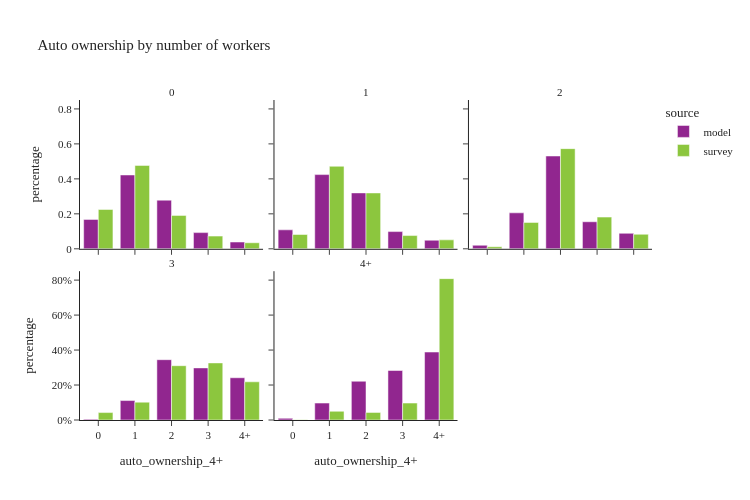

Notebook cell for this chart:
### Code cell
util.plot_share_facetbar(hh_data, 'hh_weight', share_col="auto_ownership_4+", title="Auto ownership by number of workers", 
                            facet_col="num_workers_4+", facet_col_wrap=3, height=500, orientation='v')

### Figure 1 — Plotly figure (JSON) as saved in the notebook; plotly's stock layout.template omitted (floating-point values rounded to 4 significant figures)
{"data": [{"alignmentgroup": "True", "customdata": [[62830], [157636], [103858], [34564], [14467]], "hovertemplate": "source=model<br>num_workers_4+=0<br>auto_ownership_4+=%{x}<br>percentage=%{y}<br>sample_size=%{customdata[0]}<extra></extra>", "legendgroup": "model", "marker": {"color": "#91268F", "pattern": {"shape": ""}}, "name": "model", "offsetgroup": "model", "orientation": "v", "showlegend": true, "textposition": "auto", "type": "bar", "x": ["0", "1", "2", "3", "4+"], "xaxis": "x4", "y": [0.1683, 0.4222, 0.2782, 0.09258, 0.03875], "yaxis": "y4"}, {"alignmentgroup": "True", "customdata": [[73506], [287629], [216718], [66758], [33208]], "hovertemplate": "source=model<br>num_workers_4+=1<br>auto_ownership_4+=%{x}<br>percentage=%{y}<br>sample_size=%{customdata[0]}<extra></extra>", "legendgroup": "model", "marker": {"color": "#91268F", "pattern": {"shape": ""}}, "name": "model", "offsetgroup": "model", "orientation": "v", "showlegend": false, "textposition": "auto", "type": "bar", "x": ["0", "1", "2", "3", "4+"], "xaxis": "x5", "y": [0.1084, 0.4243, 0.3197, 0.09849, 0.04899], "yaxis": "y5"}, {"alignmentgroup": "True", "customdata": [[11341], [114733], [296059], [86279], [49452]], "hovertemplate": "source=model<br>num_workers_4+=2<br>auto_ownership_4+=%{x}<br>percentage=%{y}<br>sample_size=%{customdata[0]}<extra></extra>", "legendgroup": "model", "marker": {"color": "#91268F", "pattern": {"shape": ""}}, "name": "model", "offsetgroup": "model", "orientation": "v", "showlegend": false, "textposition": "auto", "type": "bar", "x": ["0", "1", "2", "3", "4+"], "xaxis": "x6", "y": [0.02033, 0.2057, 0.5307, 0.1547, 0.08865], "yaxis": "y6"}, {"alignmentgroup": "True", "customdata": [[262], [6989], [21675], [18724], [15182]], "hovertemplate": "source=model<br>num_workers_4+=3<br>auto_ownership_4+=%{x}<br>percentage=%{y}<br>sample_size=%{customdata[0]}<extra></extra>", "legendgroup": "model", "marker": {"color": "#91268F", "pattern": {"shape": ""}}, "name": "model", "offsetgroup": "model", "orientation": "v", "showlegend": false, "textposition": "auto", "type": "bar", "x": ["0", "1", "2", "3", "4+"], "xaxis": "x", "y": [0.00417, 0.1112, 0.345, 0.298, 0.2416], "yaxis": "y"}, {"alignmentgroup": "True", "customdata": [[624], [6209], [14213], [18149], [24923]], "hovertemplate": "source=model<br>num_workers_4+=4+<br>auto_ownership_4+=%{x}<br>percentage=%{y}<br>sample_size=%{customdata[0]}<extra></extra>", "legendgroup": "model", "marker": {"color": "#91268F", "pattern": {"shape": ""}}, "name": "model", "offsetgroup": "model", "orientation": "v", "showlegend": false, "textposition": "auto", "type": "bar", "x": ["0", "1", "2", "3", "4+"], "xaxis": "x2", "y": [0.009732, 0.09684, 0.2217, 0.2831, 0.3887], "yaxis": "y2"}, {"alignmentgroup": "True", "customdata": [[236], [422], [243], [77], [27]], "hovertemplate": "source=survey<br>num_workers_4+=0<br>auto_ownership_4+=%{x}<br>percentage=%{y}<br>sample_size=%{customdata[0]}<extra></extra>", "legendgroup": "survey", "marker": {"color": "#8CC63E", "pattern": {"shape": ""}}, "name": "survey", "offsetgroup": "survey", "orientation": "v", "showlegend": true, "textposition": "auto", "type": "bar", "x": ["0", "1", "2", "3", "4+"], "xaxis": "x4", "y": [0.2249, 0.4769, 0.1911, 0.07261, 0.03453], "yaxis": "y4"}, {"alignmentgroup": "True", "customdata": [[333], [878], [315], [67], [34]], "hovertemplate": "source=survey<br>num_workers_4+=1<br>auto_ownership_4+=%{x}<br>percentage=%{y}<br>sample_size=%{customdata[0]}<extra></extra>", "legendgroup": "survey", "marker": {"color": "#8CC63E", "pattern": {"shape": ""}}, "name": "survey", "offsetgroup": "survey", "orientation": "v", "showlegend": false, "textposition": "auto", "type": "bar", "x": ["0", "1", "2", "3", "4+"], "xaxis": "x5", "y": [0.08182, 0.472, 0.3194, 0.07574, 0.05106], "yaxis": "y5"}, {"alignmentgroup": "True", "customdata": [[63], [371], [519], [105], [40]], "hovertemplate": "source=survey<br>num_workers_4+=2<br>auto_ownership_4+=%{x}<br>percentage=%{y}<br>sample_size=%{customdata[0]}<extra></extra>", "legendgroup": "survey", "marker": {"color": "#8CC63E", "pattern": {"shape": ""}}, "name": "survey", "offsetgroup": "survey", "orientation": "v", "showlegend": false, "textposition": "auto", "type": "bar", "x": ["0", "1", "2", "3", "4+"], "xaxis": "x6", "y": [0.01169, 0.1509, 0.5729, 0.1814, 0.0831], "yaxis": "y6"}, {"alignmentgroup": "True", "customdata": [[6], [15], [31], [35], [20]], "hovertemplate": "source=survey<br>num_workers_4+=3<br>auto_ownership_4+=%{x}<br>percentage=%{y}<br>sample_size=%{customdata[0]}<extra></extra>", "legendgroup": "survey", "marker": {"color": "#8CC63E", "pattern": {"shape": ""}}, "name": "survey", "offsetgroup": "survey", "orientation": "v", "showlegend": false, "textposition": "auto", "type": "bar", "x": ["0", "1", "2", "3", "4+"], "xaxis": "x", "y": [0.04247, 0.1021, 0.3106, 0.3264, 0.2184], "yaxis": "y"}, {"alignmentgroup": "True", "customdata": [[1], [8], [6], [5], [13]], "hovertemplate": "source=survey<br>num_workers_4+=4+<br>auto_ownership_4+=%{x}<br>percentage=%{y}<br>sample_size=%{customdata[0]}<extra></extra>", "legendgroup": "survey", "marker": {"color": "#8CC63E", "pattern": {"shape": ""}}, "name": "survey", "offsetgroup": "survey", "orientation": "v", "showlegend": false, "textposition": "auto", "type": "bar", "x": ["0", "1", "2", "3", "4+"], "xaxis": "x2", "y": [0.001362, 0.04979, 0.04348, 0.09689, 0.8085], "yaxis": "y2"}], "layout": {"annotations": [{"font": {}, "showarrow": false, "text": "3", "x": 0.16, "xanchor": "center", "xref": "paper", "y": 0.465, "yanchor": "bottom", "yref": "paper"}, {"font": {}, "showarrow": false, "text": "4+", "x": 0.5, "xanchor": "center", "xref": "paper", "y": 0.465, "yanchor": "bottom", "yref": "paper"}, {"font": {}, "showarrow": false, "text": "0", "x": 0.16, "xanchor": "center", "xref": "paper", "y": 1.0, "yanchor": "bottom", "yref": "paper"}, {"font": {}, "showarrow": false, "text": "1", "x": 0.5, "xanchor": "center", "xref": "paper", "y": 1.0, "yanchor": "bottom", "yref": "paper"}, {"font": {}, "showarrow": false, "text": "2", "x": 0.84, "xanchor": "center", "xref": "paper", "y": 1.0, "yanchor": "bottom", "yref": "paper"}], "barmode": "group", "height": 500, "legend": {"title": {"text": "source"}, "tracegroupgap": 0}, "title": {"text": "Auto ownership by number of workers"}, "width": 750, "xaxis": {"anchor": "y", "domain": [0.0, 0.32], "title": {"text": "auto_ownership_4+"}}, "xaxis2": {"anchor": "y2", "domain": [0.34, 0.66], "matches": "x", "title": {"text": "auto_ownership_4+"}}, "xaxis3": {"anchor": "y3", "domain": [0.68, 1.0], "matches": "x", "title": {"text": "auto_ownership_4+"}}, "xaxis4": {"anchor": "y4", "domain": [0.0, 0.32], "matches": "x", "showticklabels": false}, "xaxis5": {"anchor": "y5", "domain": [0.34, 0.66], "matches": "x", "showticklabels": false}, "xaxis6": {"anchor": "y6", "domain": [0.68, 1.0], "matches": "x", "showticklabels": false}, "yaxis": {"anchor": "x", "domain": [0.0, 0.465], "tickformat": ".0%", "title": {"text": "percentage"}}, "yaxis2": {"anchor": "x2", "domain": [0.0, 0.465], "matches": "y", "showticklabels": false, "tickformat": ".0%"}, "yaxis3": {"anchor": "x3", "domain": [0.0, 0.465], "matches": "y", "showticklabels": false}, "yaxis4": {"anchor": "x4", "domain": [0.535, 1.0], "matches": "y", "title": {"text": "percentage"}}, "yaxis5": {"anchor": "x5", "domain": [0.535, 1.0], "matches": "y", "showticklabels": false}, "yaxis6": {"anchor": "x6", "domain": [0.535, 1.0], "matches": "y", "showticklabels": false}}}
